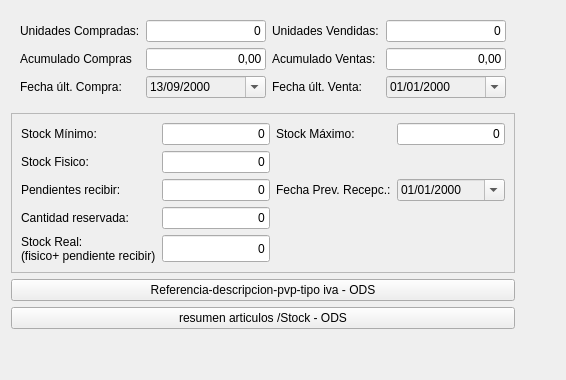
         <widget class="QWidget" name="tab_estadistica">
          <attribute name="title">
           <string>Estadistica</string>
          </attribute>
          <layout class="QGridLayout" name="gridLayout_37">
           <item row="5" column="0">
            <spacer name="verticalSpacer_4">
             <property name="orientation">
              <enum>Qt::Orientation::Vertical</enum>
             </property>
             <property name="sizeHint" stdset="0">
              <size>
               <width>20</width>
               <height>40</height>
              </size>
             </property>
            </spacer>
           </item>
           <item row="0" column="0">
            <widget class="QFrame" name="frame">
             <layout class="QGridLayout" name="gridLayout_12">
              <item row="0" column="3">
               <widget class="QLineEdit" name="txtunidades_vendidas">
                <property name="enabled">
                 <bool>true</bool>
                </property>
                <property name="sizePolicy">
                 <sizepolicy hsizetype="Expanding" vsizetype="Preferred">
                  <horstretch>0</horstretch>
                  <verstretch>0</verstretch>
                 </sizepolicy>
                </property>
                <property name="maximumSize">
                 <size>
                  <width>120</width>
                  <height>27</height>
                 </size>
                </property>
                <property name="text">
                 <string>0</string>
                </property>
                <property name="alignment">
                 <set>Qt::AlignmentFlag::AlignRight|Qt::AlignmentFlag::AlignTrailing|Qt::AlignmentFlag::AlignVCenter</set>
                </property>
               </widget>
              </item>
              <item row="0" column="2">
               <widget class="QLabel" name="label_29">
                <property name="text">
                 <string>Unidades Vendidas:</string>
                </property>
               </widget>
              </item>
              <item row="0" column="0">
               <widget class="QLabel" name="label_28">
                <property name="text">
                 <string>Unidades Compradas:</string>
                </property>
               </widget>
              </item>
              <item row="0" column="1">
               <widget class="QLineEdit" name="txtunidades_compradas">
                <property name="enabled">
                 <bool>true</bool>
                </property>
                <property name="sizePolicy">
                 <sizepolicy hsizetype="Preferred" vsizetype="Fixed">
                  <horstretch>0</horstretch>
                  <verstretch>0</verstretch>
                 </sizepolicy>
                </property>
                <property name="maximumSize">
                 <size>
                  <width>120</width>
                  <height>27</height>
                 </size>
                </property>
                <property name="text">
                 <string>0</string>
                </property>
                <property name="alignment">
                 <set>Qt::AlignmentFlag::AlignRight|Qt::AlignmentFlag::AlignTrailing|Qt::AlignmentFlag::AlignVCenter</set>
                </property>
               </widget>
              </item>
              <item row="1" column="0">
               <widget class="QLabel" name="label_42">
                <property name="text">
                 <string>Acumulado Compras</string>
                </property>
               </widget>
              </item>
              <item row="2" column="1">
               <widget class="QDateEdit" name="txtfecha_fecha_ultima_compra">
                <property name="enabled">
                 <bool>true</bool>
                </property>
                <property name="sizePolicy">
                 <sizepolicy hsizetype="Minimum" vsizetype="Preferred">
                  <horstretch>0</horstretch>
                  <verstretch>0</verstretch>
                 </sizepolicy>
                </property>
                <property name="maximumSize">
                 <size>
                  <width>120</width>
                  <height>27</height>
                 </size>
                </property>
                <property name="styleSheet">
                 <string notr="true">color: rgb(0, 0, 0);
background-color: rgb(239, 239, 239);</string>
                </property>
                <property name="dateTime">
                 <datetime>
                  <hour>0</hour>
                  <minute>0</minute>
                  <second>0</second>
                  <year>2000</year>
                  <month>9</month>
                  <day>13</day>
                 </datetime>
                </property>
                <property name="minimumDateTime">
                 <datetime>
                  <hour>0</hour>
                  <minute>0</minute>
                  <second>0</second>
                  <year>1900</year>
                  <month>9</month>
                  <day>10</day>
                 </datetime>
                </property>
                <property name="displayFormat">
                 <string>dd/MM/yyyy</string>
                </property>
                <property name="calendarPopup">
                 <bool>true</bool>
                </property>
                <property name="date">
                 <date>
                  <year>2000</year>
                  <month>9</month>
                  <day>13</day>
                 </date>
                </property>
               </widget>
              </item>
              <item row="1" column="1">
               <widget class="QLineEdit" name="txtimporte_acumulado_compras">
                <property name="enabled">
                 <bool>true</bool>
                </property>
                <property name="sizePolicy">
                 <sizepolicy hsizetype="Expanding" vsizetype="Preferred">
                  <horstretch>0</horstretch>
                  <verstretch>0</verstretch>
                 </sizepolicy>
                </property>
                <property name="maximumSize">
                 <size>
                  <width>120</width>
                  <height>27</height>
                 </size>
                </property>
                <property name="text">
                 <string>0,00</string>
                </property>
                <property name="alignment">
                 <set>Qt::AlignmentFlag::AlignRight|Qt::AlignmentFlag::AlignTrailing|Qt::AlignmentFlag::AlignVCenter</set>
                </property>
               </widget>
              </item>
              <item row="1" column="2">
               <widget class="QLabel" name="label_43">
                <property name="text">
                 <string>Acumulado Ventas:</string>
                </property>
               </widget>
              </item>
              <item row="1" column="3">
               <widget class="QLineEdit" name="txtimporte_acumulado_ventas">
                <property name="enabled">
                 <bool>true</bool>
                </property>
                <property name="sizePolicy">
                 <sizepolicy hsizetype="Expanding" vsizetype="Preferred">
                  <horstretch>0</horstretch>
                  <verstretch>0</verstretch>
                 </sizepolicy>
                </property>
                <property name="maximumSize">
                 <size>
                  <width>120</width>
                  <height>27</height>
                 </size>
                </property>
                <property name="text">
                 <string>0,00</string>
                </property>
                <property name="alignment">
                 <set>Qt::AlignmentFlag::AlignRight|Qt::AlignmentFlag::AlignTrailing|Qt::AlignmentFlag::AlignVCenter</set>
                </property>
               </widget>
              </item>
              <item row="2" column="0">
               <widget class="QLabel" name="lblFechaCompra">
                <property name="text">
                 <string>Fecha últ. Compra:</string>
                </property>
               </widget>
              </item>
              <item row="2" column="2">
               <widget class="QLabel" name="lblFechaVenta">
                <property name="text">
                 <string>Fecha últ. Venta:</string>
                </property>
               </widget>
              </item>
              <item row="2" column="3">
               <widget class="QDateEdit" name="txtfechaUltimaVenta">
                <property name="enabled">
                 <bool>true</bool>
                </property>
                <property name="maximumSize">
                 <size>
                  <width>120</width>
                  <height>27</height>
                 </size>
                </property>
                <property name="styleSheet">
                 <string notr="true">color: rgb(0, 0, 0);
background-color: rgb(239, 239, 239);</string>
                </property>
                <property name="displayFormat">
                 <string>dd/MM/yyyy</string>
                </property>
                <property name="calendarPopup">
                 <bool>true</bool>
                </property>
               </widget>
              </item>
             </layout>
            </widget>
           </item>
           <item row="3" column="0">
            <widget class="QPushButton" name="btnResArt2">
             <property name="text">
              <string>Referencia-descripcion-pvp-tipo iva - ODS</string>
             </property>
            </widget>
           </item>
           <item row="1" column="0">
            <widget class="QFrame" name="frame_6">
             <property name="frameShape">
              <enum>QFrame::Shape::StyledPanel</enum>
             </property>
             <property name="frameShadow">
              <enum>QFrame::Shadow::Raised</enum>
             </property>
             <layout class="QGridLayout" name="gridLayout_33">
              <item row="1" column="1">
               <widget class="QLineEdit" name="txtstock_fisico_almacen">
                <property name="maximumSize">
                 <size>
                  <width>120</width>
                  <height>27</height>
                 </size>
                </property>
                <property name="text">
                 <string>0</string>
                </property>
                <property name="alignment">
                 <set>Qt::AlignmentFlag::AlignRight|Qt::AlignmentFlag::AlignTrailing|Qt::AlignmentFlag::AlignVCenter</set>
                </property>
               </widget>
              </item>
              <item row="0" column="0">
               <widget class="QLabel" name="label_30">
                <property name="autoFillBackground">
                 <bool>false</bool>
                </property>
                <property name="text">
                 <string>Stock Mínimo:</string>
                </property>
               </widget>
              </item>
              <item row="1" column="0">
               <widget class="QLabel" name="label_22">
                <property name="text">
                 <string>Stock Fisico:</string>
                </property>
               </widget>
              </item>
              <item row="0" column="1">
               <widget class="QLineEdit" name="txtstock_minimo">
                <property name="sizePolicy">
                 <sizepolicy hsizetype="Expanding" vsizetype="Preferred">
                  <horstretch>0</horstretch>
                  <verstretch>0</verstretch>
                 </sizepolicy>
                </property>
                <property name="maximumSize">
                 <size>
                  <width>120</width>
                  <height>27</height>
                 </size>
                </property>
                <property name="text">
                 <string>0</string>
                </property>
                <property name="alignment">
                 <set>Qt::AlignmentFlag::AlignRight|Qt::AlignmentFlag::AlignTrailing|Qt::AlignmentFlag::AlignVCenter</set>
                </property>
               </widget>
              </item>
              <item row="0" column="2">
               <widget class="QLabel" name="label_31">
                <property name="text">
                 <string>Stock Máximo:</string>
                </property>
               </widget>
              </item>
              <item row="0" column="5">
               <widget class="QLineEdit" name="txtstock_maximo">
                <property name="sizePolicy">
                 <sizepolicy hsizetype="Expanding" vsizetype="Preferred">
                  <horstretch>0</horstretch>
                  <verstretch>0</verstretch>
                 </sizepolicy>
                </property>
                <property name="maximumSize">
                 <size>
                  <width>120</width>
                  <height>27</height>
                 </size>
                </property>
                <property name="text">
                 <string>0</string>
                </property>
                <property name="alignment">
                 <set>Qt::AlignmentFlag::AlignRight|Qt::AlignmentFlag::AlignTrailing|Qt::AlignmentFlag::AlignVCenter</set>
                </property>
               </widget>
              </item>
              <item row="2" column="0">
               <widget class="QLabel" name="label_44">
                <property name="text">
                 <string>Pendientes recibir:</string>
                </property>
               </widget>
              </item>
              <item row="2" column="1">
               <widget class="QLineEdit" name="txtcantidad_pendiente_recibir">
                <property name="enabled">
                 <bool>true</bool>
                </property>
                <property name="sizePolicy">
                 <sizepolicy hsizetype="Expanding" vsizetype="Preferred">
                  <horstretch>0</horstretch>
                  <verstretch>0</verstretch>
                 </sizepolicy>
                </property>
                <property name="maximumSize">
                 <size>
                  <width>120</width>
                  <height>27</height>
                 </size>
                </property>
                <property name="text">
                 <string>0</string>
                </property>
                <property name="alignment">
                 <set>Qt::AlignmentFlag::AlignRight|Qt::AlignmentFlag::AlignTrailing|Qt::AlignmentFlag::AlignVCenter</set>
                </property>
               </widget>
              </item>
              <item row="4" column="1">
               <widget class="QLineEdit" name="txtstock_real_2">
                <property name="enabled">
                 <bool>true</bool>
                </property>
                <property name="sizePolicy">
                 <sizepolicy hsizetype="Expanding" vsizetype="Preferred">
                  <horstretch>0</horstretch>
                  <verstretch>0</verstretch>
                 </sizepolicy>
                </property>
                <property name="minimumSize">
                 <size>
                  <width>0</width>
                  <height>27</height>
                 </size>
                </property>
                <property name="maximumSize">
                 <size>
                  <width>120</width>
                  <height>27</height>
                 </size>
                </property>
                <property name="text">
                 <string>0</string>
                </property>
                <property name="alignment">
                 <set>Qt::AlignmentFlag::AlignRight|Qt::AlignmentFlag::AlignTrailing|Qt::AlignmentFlag::AlignVCenter</set>
                </property>
               </widget>
              </item>
              <item row="4" column="0">
               <widget class="QLabel" name="label_32">
                <property name="text">
                 <string>Stock Real:
(fisico+ pendiente recibir)</string>
                </property>
               </widget>
              </item>
              <item row="3" column="0">
               <widget class="QLabel" name="label_45">
                <property name="text">
                 <string>Cantidad reservada:</string>
                </property>
               </widget>
              </item>
              <item row="3" column="1">
               <widget class="QLineEdit" name="txtunidades_reservadas">
                <property name="enabled">
                 <bool>true</bool>
                </property>
                <property name="sizePolicy">
                 <sizepolicy hsizetype="Expanding" vsizetype="Preferred">
                  <horstretch>0</horstretch>
                  <verstretch>0</verstretch>
                 </sizepolicy>
                </property>
                <property name="maximumSize">
                 <size>
                  <width>120</width>
                  <height>27</height>
                 </size>
                </property>
                <property name="text">
                 <string>0</string>
                </property>
                <property name="alignment">
                 <set>Qt::AlignmentFlag::AlignRight|Qt::AlignmentFlag::AlignTrailing|Qt::AlignmentFlag::AlignVCenter</set>
                </property>
               </widget>
              </item>
              <item row="2" column="2">
               <widget class="QLabel" name="lblFechaPrevistaRecepcion">
                <property name="text">
                 <string>Fecha Prev. Recepc.:</string>
                </property>
               </widget>
              </item>
              <item row="2" column="5">
               <widget class="QDateEdit" name="txtfecha_prevista_recepcion">
                <property name="enabled">
                 <bool>true</bool>
                </property>
                <property name="sizePolicy">
                 <sizepolicy hsizetype="Minimum" vsizetype="Preferred">
                  <horstretch>0</horstretch>
                  <verstretch>0</verstretch>
                 </sizepolicy>
                </property>
                <property name="maximumSize">
                 <size>
                  <width>120</width>
                  <height>27</height>
                 </size>
                </property>
                <property name="styleSheet">
                 <string notr="true">color: rgb(0, 0, 0);
background-color: rgb(239, 239, 239);</string>
                </property>
                <property name="maximumDateTime">
                 <datetime>
                  <hour>23</hour>
                  <minute>59</minute>
                  <second>59</second>
                  <year>7999</year>
                  <month>12</month>
                  <day>31</day>
                 </datetime>
                </property>
                <property name="displayFormat">
                 <string>dd/MM/yyyy</string>
                </property>
                <property name="calendarPopup">
                 <bool>true</bool>
                </property>
               </widget>
              </item>
             </layout>
            </widget>
           </item>
           <item row="1" column="1">
            <spacer name="horizontalSpacer_3">
             <property name="orientation">
              <enum>Qt::Orientation::Horizontal</enum>
             </property>
             <property name="sizeHint" stdset="0">
              <size>
               <width>40</width>
               <height>20</height>
              </size>
             </property>
            </spacer>
           </item>
           <item row="4" column="0">
            <widget class="QPushButton" name="btnResArt">
             <property name="text">
              <string>resumen articulos /Stock - ODS</string>
             </property>
            </widget>
           </item>
          </layout>
         </widget>
